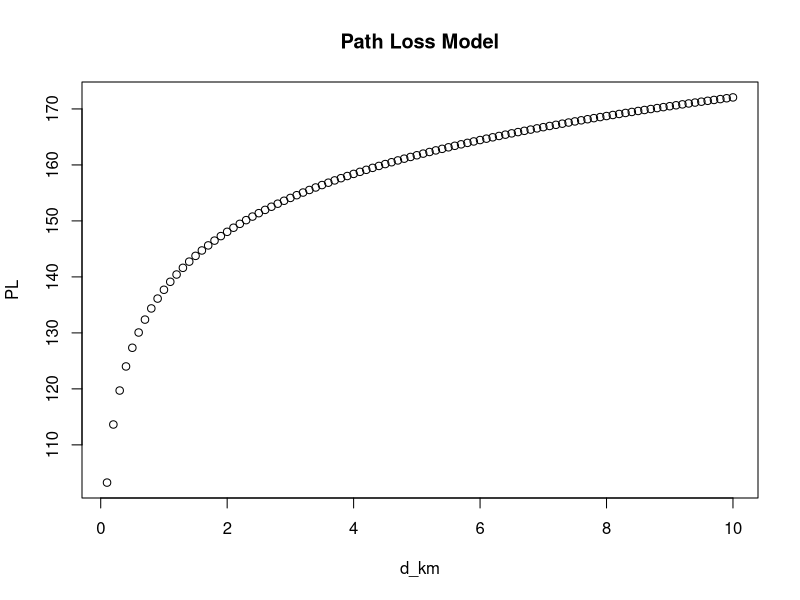

This figure's R source:
# Communication model

# Code Parameters

# R_ki is the maximum upload data rate between a device k and access point i

# Simulation Parameters

dev_power <- 60 # IoT device transmit power (mW)
noise_power <- -100 # Noise Power (dB) (Symbol used sigma square in paper)
W <- 20 # Wireless Channel Bandwidth (MHz)

# Known/Calculated Parameters

sigma <- 8 # Standard Deviation
mean <- 0 # Mean
d_km <- seq(0.1, 10, by = 0.1) # Sequence of distance in Km

# Path Loss Model
path_loss <- function(d_km, N) {
  result <- 140.7 + 36.7 * log10(d_km) + N
  return(result)
}

# Maximum Upload Data Rate using Shannon Equation
upload_data_rate_device_ap <- function(W, dev_power, noise_power,
                              d_km, mean, sigma) {
  # Normal Distribution
  N <- dlnorm(d_km, mean, sigma, TRUE)
  PL <- path_loss(d_km, N)
  result <- W * log2(1 + (dev_power - PL) / noise_power)
  return(result)
}

N <- dlnorm(d_km, mean, sigma, TRUE)
PL <- path_loss(d_km, N)
R_ki <- upload_data_rate_device_ap(W, dev_power, noise_power, d_km, mean, sigma)

# Plot Data
plot(d_km, PL, main = "Path Loss Model")